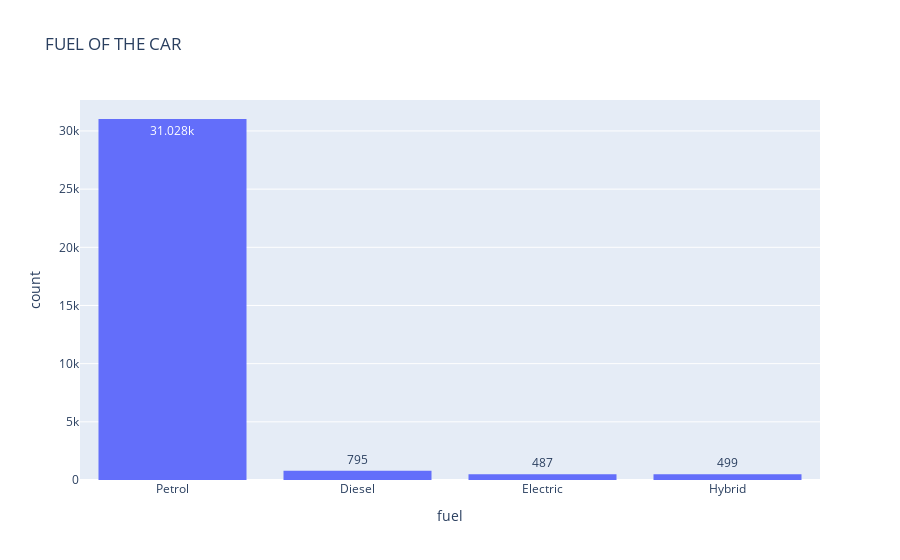

Write notebook code for a chart like this one.
### Code cell
fig = px.histogram(car_df, x="fuel",
                   labels={"fuel": "fuel"},
                   title="FUEL OF THE CAR",
                   text_auto=True,  # Automatically add text labels
                   )

fig.show()

### Figure 1 — Plotly figure (JSON) as saved in the notebook; plotly's stock layout.template omitted (floating-point values rounded to 4 significant figures; data arrays with more than 128 entries replaced by an {"elided": "..."} marker saying what was removed)
{"data": [{"alignmentgroup": "True", "bingroup": "x", "hovertemplate": "fuel=%{x}<br>count=%{y}<extra></extra>", "legendgroup": "", "marker": {"color": "#636efa", "pattern": {"shape": ""}}, "name": "", "offsetgroup": "", "orientation": "v", "showlegend": false, "texttemplate": "%{value}", "type": "histogram", "x": {"elided": "32809 str values"}, "xaxis": "x", "yaxis": "y"}], "layout": {"barmode": "relative", "legend": {"tracegroupgap": 0}, "title": {"text": "FUEL OF THE CAR"}, "xaxis": {"anchor": "y", "domain": [0, 1], "title": {"text": "fuel"}}, "yaxis": {"anchor": "x", "domain": [0, 1], "title": {"text": "count"}}}}
